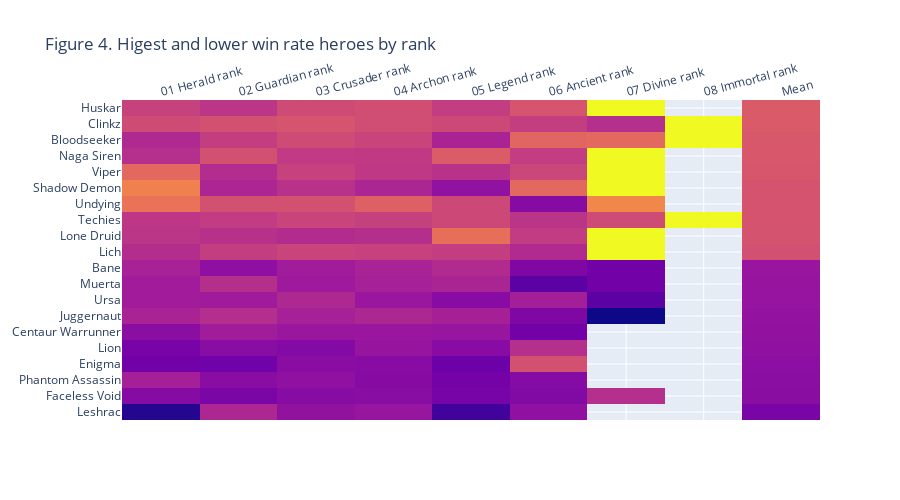

Write notebook code for a chart like this one.
### Markdown cell above
Hero win rate also varied by rank. Huskar, Clinkz, Bloodseeker and Naga Siren presented a win rate higher than 62%. While enigma, Phantom assassin Faceles Void and Leshrac fall bellow the 40% win rate.

### Code cell
### Figure 4. Higest and lower win rate heroes by rank
heroes_wlr_df = data.heroes_wlr_by_rank()
heroes_wlr_df.set_index('localized_name', inplace=True)
heroes_wlr_df['Mean'] = heroes_wlr_df.mean(axis=1)
heroes_wlr_df.sort_values(by='Mean', inplace=True)
wlr_rank = heroes_wlr_df.copy().sort_values(by='Mean', ascending=False)
heroes_wlr_df = pd.concat([heroes_wlr_df.head(10), heroes_wlr_df.tail(10)])

fig = go.Figure(data=go.Heatmap(x=heroes_wlr_df.columns,
                                y=list(heroes_wlr_df.index),
                                z=heroes_wlr_df))
fig.update_traces(showscale=False)
fig.layout.height = 500
fig.update_xaxes(side='top', tickangle=-15)
fig.update_layout(title_text="Figure 4. Higest and lower win rate heroes by rank")
fig.show()

### Figure 1 — Plotly figure (JSON) as saved in the notebook; plotly's stock layout.template omitted (floating-point values rounded to 4 significant figures; data arrays with more than 128 entries replaced by an {"elided": "..."} marker saying what was removed)
{"data": [{"showscale": false, "type": "heatmap", "x": ["01 Herald rank", "02 Guardian rank", "03 Crusader rank", "04 Archon rank", "05 Legend rank", "06 Ancient rank", "07 Divine rank", "08 Immortal rank", "Mean"], "y": ["Leshrac", "Faceless Void", "Phantom Assassin", "Enigma", "Lion", "Centaur Warrunner", "Juggernaut", "Ursa", "Muerta", "Bane", "Lich", "Lone Druid", "Techies", "Undying", "Shadow Demon", "Viper", "Naga Siren", "Bloodseeker", "Clinkz", "Huskar"], "z": {"elided": "20x9 float values"}}], "layout": {"height": 500, "title": {"text": "Figure 4. Higest and lower win rate heroes by rank"}, "xaxis": {"side": "top", "tickangle": -15}}}
